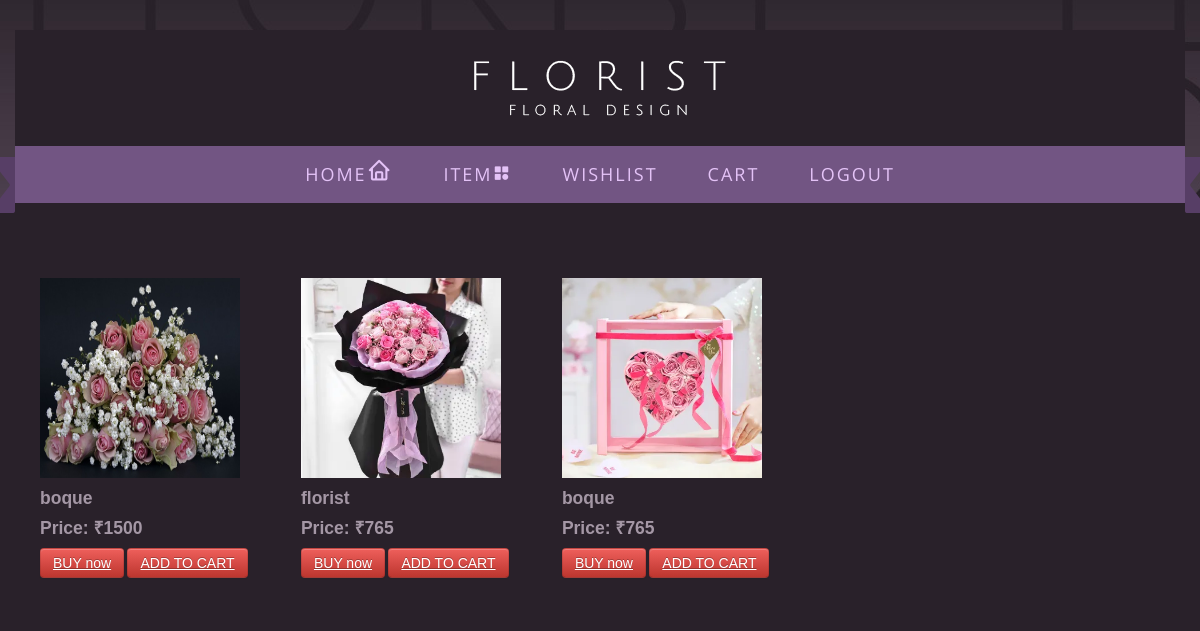
/boque, run on the app's committed database.
### apps/models.py (models this page shows, shortened)
class Productdetails(models.Model):
    product_name=models.CharField(max_length=15)
    product_price=models.IntegerField()
    product_image=models.FileField()
    description=models.CharField(max_length=100)
    product_stock=models.IntegerField(default=1)
    category=models.CharField(max_length=20)

### apps/views.py (the view)
# urls.py: path('boque',views.boque),
def boque(request):
    details=Productdetails.objects.filter(category='BOQUE')
    return render(request,'boque.html',{'details':details})

### template/boque.html (shortened to what this page needs)
<!DOCTYPE html>
<html lang="en">
{% load static %}
<head>
<link rel="stylesheet" href="{% static 'css/bootstrap.css' %}" type="text/css" media="screen">
<link rel="stylesheet" href="{% static 'css/bootstrap-responsive.css' %}" type="text/css" media="screen">
<link rel="stylesheet" href="{% static 'css/touchTouch.css' %}" type="text/css" media="screen">
<link rel="stylesheet" href="{% static 'css/isotope.css' %}" type="text/css" media="screen">
<link rel="stylesheet" href="{% static 'css/newstyle.css' %}" type="text/css" media="screen">
    <link href='https://unpkg.com/boxicons@2.1.4/css/boxicons.min.css' rel='stylesheet'>
</head>
<body class="subpage">
<div id="main">
<div class="top1">
<div class="container">
<div class="row">
<div class="span12">
<div class="top1_inner">
<header><div class="logo_wrapper"><a href="index.html" class="logo"><img src="{% static 'images/logo.png' %}" alt=""></a></div></header>
<div class="menu_wrapper">
<div class="arr_left"></div>
<div class="arr_right"></div>
<div class="navbar navbar_">
	<div class="navbar-inner navbar-inner_">
		<div class="nav-collapse nav-collapse_ collapse">
			<ul class="nav sf-menu clearfix">
<li><a href="userhome">HOME<i class='bx bx-home like bx-sm'></i></a></li>
<li class="sub-menu sub-menu-1"><a href="all">ITEM<i class='bx bxs-category'></i></a>
</li>
                 <li><a href="displaywishlist">WISHLIST</a></li>
                <li><a href="displaycart">CART</a></li>
                <li><a href="logout">LOGOUT</a></li>
		</div>
	</div>
</div>
</div>
<div class="breadcrumbs1">
</div>
</div>
</div>
</div>
</div>
</div>
<div id="content">
<div class="container">
<div class="row">
<div class="span12">
<div id="content_inner">
<div class="row">
<div class="span12">
        {% for i in details %}
    <div class="card" style="display:inline-block;padding:25px;">
        <img class="card-img-top" src="{{i.product_image.url}}" style="width:200px;height:200px;">
        <div class="card-body">
            <h4 class="card-title">{{i.product_name}}</h4>
             <h4 class="card-title">Price: ₹{{i.product_price}}</h4>
            {% if i in list %}
            <button>BUy NOW</button>
            <a class="btn btn-danger" href="displaycart">GO TO CART</a>
            {% else %}
            <a class="btn btn-danger"href="details/{{i.pk}}">BUY now</a>
            <a class="btn btn-danger" href="addcart/{{i.pk}}">ADD TO CART</a>
            {% endif %}
        </div>
    </div>
    {% endfor %}
	</div>
</div>
</div>
</div>
</div>
</div>
</div>
</div>
</body>
</html>

### static/css/newstyle.css (style rules this page uses)
a { color:#dcc4de; text-decoration: underline; outline:none }
body { background:#29212a; border:0; font: 12px Arial, Helvetica, sans-serif; color:#a497a5 ; line-height:20px; min-width:320px; }
#main { margin: 0 auto; position: relative; overflow: hidden; }
.top1 { background: url(../images/top1.jpg) left bottom repeat-x #1d181e; padding-top: 30px; }
.top1_inner { position: relative; background: #29212a; }
header { position: relative; z-index: 1; padding-bottom: 30px;padding: 30px 0; text-align: center; }
.breadcrumbs1 { padding: 10px 10px 0; }
#content { padding-top: 40px; padding-bottom: 40px; }
.menu_wrapper { position: relative; z-index: 100; background: #725583; }
.arr_left { width: 27px; height: 56px; background: url(../images/arr_left.png) left top no-repeat; position: absolute; left: -27px; top: 11px; }
.arr_right { width: 27px; height: 56px; background: url(../images/arr_right.png) left top no-repeat; position: absolute; right: -27px; top: 11px; }
.navbar_ { margin: 0; padding: 0; background: none; position: relative;z-index: 30; height: 57px; }
.navbar_ .navbar-inner_ { padding: 0; margin: 0; border: none; min-height: inherit; background: none; border-radius:0px; -moz-border-radius:0px; -webkit-border-radius:0px; box-shadow: none;-moz-box-shadow: none; -webkit-box-shadow: none; filter:none; }
.nav-collapse_.collapse { position:relative; display:block; text-align: center; line-height: 1px; }
.navbar_ .nav { position: relative; float: none; margin: 0; padding: 0; display: inline-block; left: auto; }
.navbar_ .nav > li { position: relative; display: block; float: left; padding-right: 0px; white-space: nowrap; background: none; }
.navbar_ .nav > li > a { display: block; text-decoration: none; background: url(../images/nav.png) center -8px no-repeat; font-family: 'Open Sans'; font-weight: 400; font-size: 18px; line-height: 57px; color: #e4c3f7; text-shadow:none; padding: 0px 25px; border: none; margin: 0; letter-spacing: 2px; text-transform: uppercase; border-radius:0px; -moz-border-radius:0px; -webkit-border-radius:0px; transition: all 0.3s ease-out; -moz-transition: all 0.3s ease-out; -webkit-transition: all 0.3s ease-out; -o-transition: all 0.3s ease-out; }

### data on the page
Productdetails: product_image (picture), product_name "boque", product_price "1500"
Productdetails: product_image (picture), product_name "florist", product_price "765"
Productdetails: product_image (picture), product_name "boque", product_price "765"
